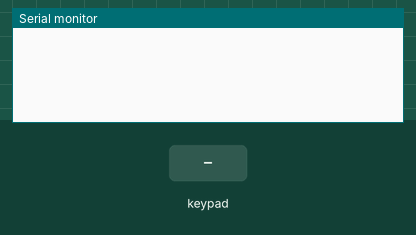
The sketch below on a simulated Arduino Uno, built with avr-gcc and run on an emulated ATmega328P. Parts: the last lines printed to the serial monitor. The test bench sets the inputs (shaded band).

Above: at 1.2 s.
1.3 s: key '1' pressed
At 2.5 s:
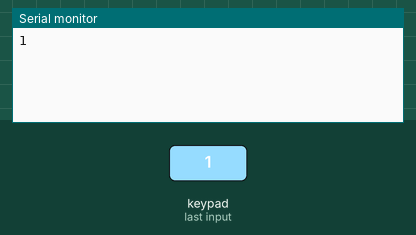
2.8 s: keypad keys 1 1 1 0 9 8 # pressed 0.4 s apart
At 5.9 s:
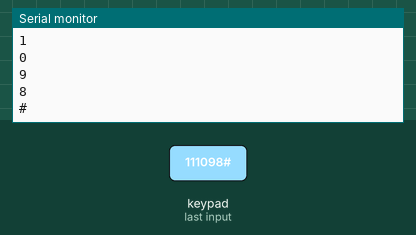
7.1 s: key 'A' pressed
At 8.3 s:
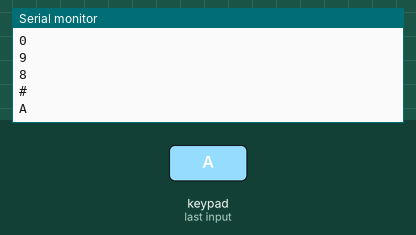
8.6 s: keypad keys 1 1 1 0 9 8 * pressed 0.4 s apart
At 12.3 s:
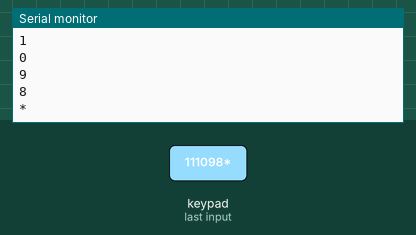
12.9 s: key 'B' pressed
At 14.1 s:
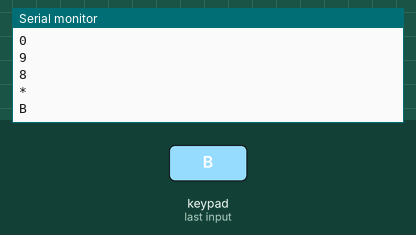
14.4 s: keypad keys 1 1 1 0 9 8 D pressed 0.4 s apart
At 18.0 s:
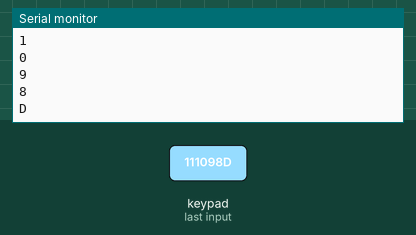
Timing chart, 0 to 19.5 s (numbered marks = the images above; inputs shaded):
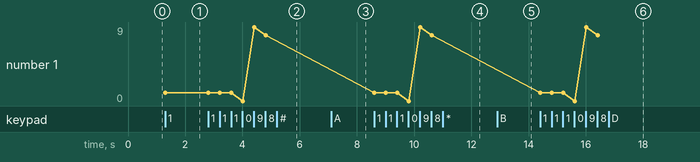

Measured:
- after the input at 1.3 s, the serial monitor: prints a new line at once (image 1)
- after the input at 2.8 s, the serial monitor: prints a new line after 1.2 s (image 2)
- after the input at 7.1 s, the serial monitor: prints a new line at once (image 3)
- after the input at 8.6 s, the serial monitor: prints a new line at once (image 4)
- after the input at 12.9 s, the serial monitor: prints a new line at once (image 5)
- after the input at 14.4 s, the serial monitor: prints a new line at once (image 6)
- plotted number 1: 1 → 8 after the input at 2.8 s

The sketch:

Keypad.ino
```cpp
/*
 * Generated using BlocklyDuino:
 *
 * https://github.com/MediaTek-Labs/BlocklyDuino-for-LinkIt
 *
 * Date: Mon, 30 Nov 2020 05:44:57 GMT
 */

#include <Keypad.h>

char key;

const byte ROWS = 4; // 列數(橫的)
const byte COLS = 4; // 行數(直的)
char keys[ROWS][COLS] = {
  {'1','2','3','A'},
  {'4','5','6','B'},
  {'7','8','9','C'},
  {'*','0','#','D'}
};
byte rowPins[ROWS] = {11, 10, 9, 8}; //定義列的腳位
byte colPins[COLS] = {7, 6, 5, 4}; //定義行的腳位
Keypad keypad = Keypad( makeKeymap(keys), rowPins, colPins, ROWS, COLS );
void keypad_0() {
}

void setup()
{
  Serial.begin(9600);


}


void loop()
{
  /*
  ★★將要\\'取代成'
*/

key = (keypad.getKey());
  if (key) {
    Serial.println(key);

  }
}
```
